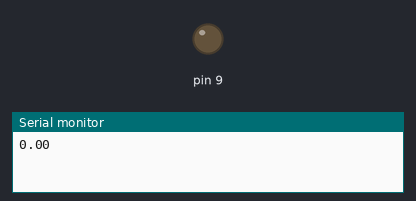
Recording of a sketch running on a simulated Arduino Uno, built with avr-gcc and run on an emulated ATmega328P. Parts: output pins drawn as LEDs (lit = HIGH), the last lines printed to the serial monitor.

Above: at 0.05 s.
At 1.2 s:
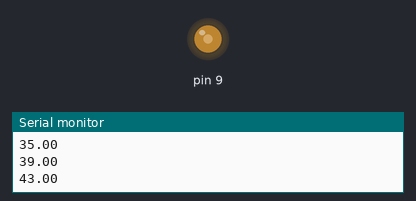
At 2.35 s:
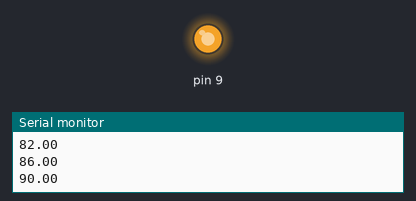
At 4.7 s:
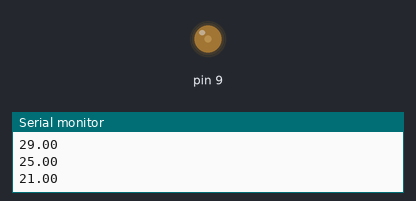
Timing chart, 0 to 6.8 s (numbered marks = the images above):
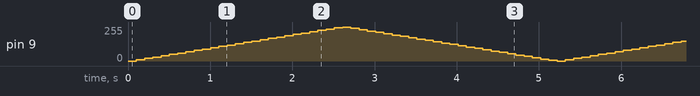

The sketch:

PWM_Testing.ino
```cpp
//int brightness = 0;

void setup() {
  pinMode(9, OUTPUT);
  Serial.begin(9600);
}

void loop() {
  for (int i = 0; i <= 255; i += 10) {
    analogWrite(9, i);
    float percentage = (i * 100) / 255;
    Serial.print(percentage);
    Serial.println("");
    delay(100);
  }
  for (int i = 255; i >= 0; i -= 10) {
    analogWrite(9, i);
    float percentage = (i * 100) / 255;
    Serial.print(percentage);
    Serial.println("");
    delay(100);
  }

}
```
